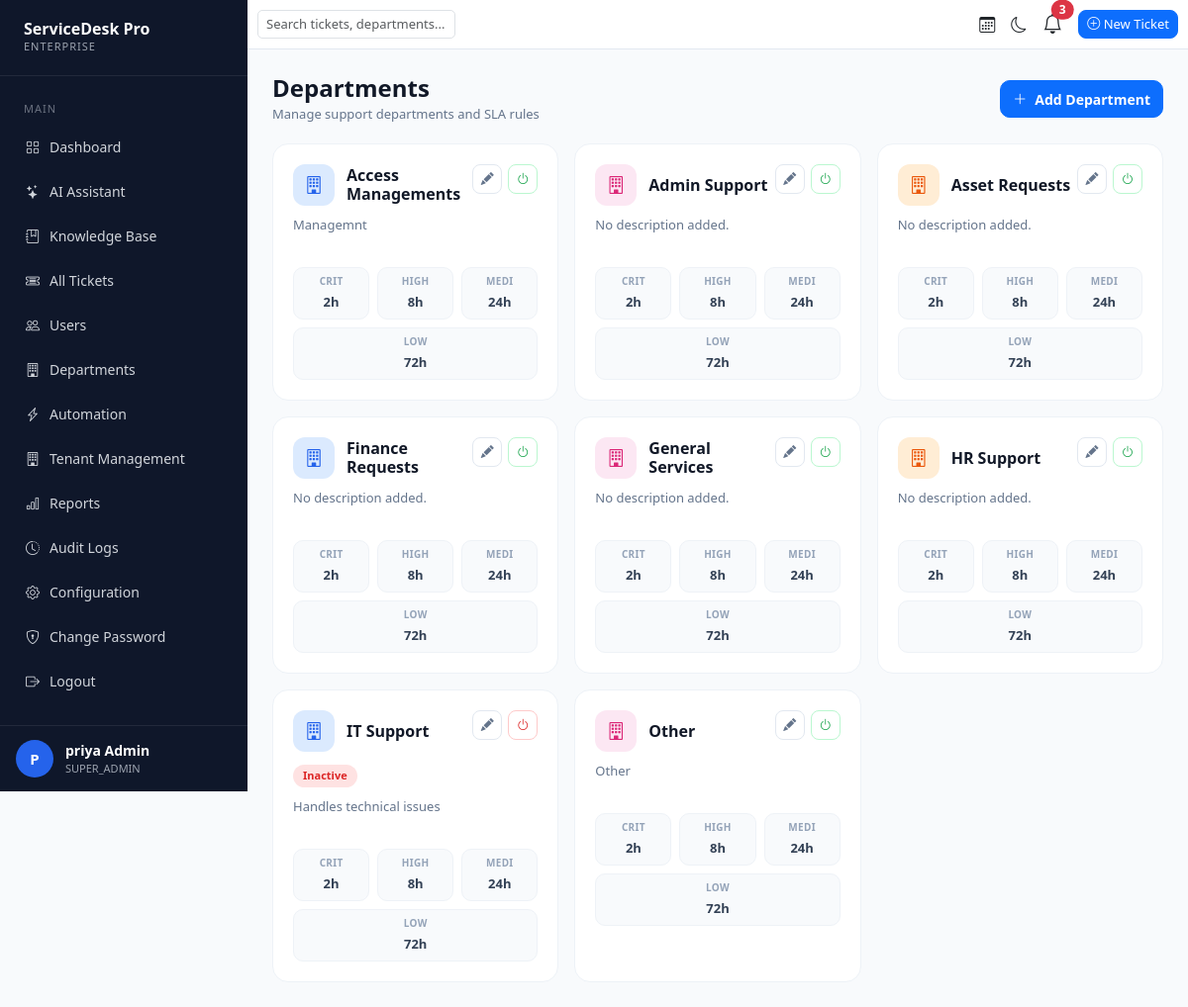
The page /departments/ (signed in) on the database its author committed.
### accounts/models.py (models this page shows, shortened)
class User(AbstractUser):
    ROLE_CHOICES = (
        ('SUPER_ADMIN', 'Super Admin'),
        ('ADMIN', 'Admin'),
        ('AGENT', 'Agent'),
        ('EMPLOYEE', 'Employee'),
    )
    email = models.EmailField(unique=True)
    role = models.CharField(
        max_length=20,
        choices=ROLE_CHOICES,
        default='EMPLOYEE'
    )
    phone = models.CharField(
        max_length=15,
        blank=True,
        null=True
    )
    profile_image = models.ImageField(
        upload_to='profile_images/',
        blank=True,
        null=True
    )
    department = models.ForeignKey(
        'departments.Department',
        on_delete=models.SET_NULL,
        blank=True,
        null=True
    )
    tenant = models.ForeignKey(
        'tenants.Tenant',
        on_delete=models.SET_NULL,
        blank=True,
        null=True,
        related_name='users'
    )
    is_locked = models.BooleanField(
        default=False
    )
    USERNAME_FIELD = 'email'
    REQUIRED_FIELDS = ['username']

### departments/models.py (models this page shows, shortened)
class Department(models.Model):
    name = models.CharField(max_length=100)
    description = models.TextField(blank=True)
    is_active = models.BooleanField(default=True)
    tenant = models.ForeignKey(
        'tenants.Tenant',
        on_delete=models.SET_NULL,
        blank=True,
        null=True,
        related_name='departments'
    )
    sla_critical = models.PositiveIntegerField(default=2)
    sla_high = models.PositiveIntegerField(default=8)
    sla_medium = models.PositiveIntegerField(default=24)
    sla_low = models.PositiveIntegerField(default=72)
    created_at = models.DateTimeField(auto_now_add=True)

### departments/views.py (the view)
# urls.py: path("", department_list, name="department_list"),
@login_required
def department_list(request):
    if request.user.role not in ['ADMIN', 'SUPER_ADMIN']:
        return redirect('dashboard')
    departments = Department.objects.all().order_by('name')
    if request.user.role != 'SUPER_ADMIN':
        departments = departments.filter(tenant=request.user.tenant)
    return render(
        request,
        'department_list.html',
        {
            'departments': departments
        }
    )

### tickets/context_processors.py (called while the page is built)
def notification_context(request):
    if request.user.is_authenticated:
        notifications = Notification.objects.filter(
            user=request.user
        )[:5]
        unread_count = Notification.objects.filter(
            user=request.user,
            is_read=False
        ).count()
        return {
            "notifications": notifications,
            "unread_notifications": unread_count
        }
    return {}

### templates/department_list.html (shortened to what this page needs)
{% extends 'base.html' %}
{% block content %}
<div class="dept-page">
    <div class="page-header">
        <div>
            <h2 class="page-title">Departments</h2>
            <p class="page-subtitle">Manage support departments and SLA rules</p>
        </div>
        <div>
            <button type="button" class="btn btn-primary add-btn"
                    data-bs-toggle="modal" data-bs-target="#addDepartmentModal">
                <i class="bi bi-plus-lg me-2"></i>
                Add Department
            </button>
        </div>
    </div>
    <div class="row g-3">
        {% for department in departments %}
            <div class="col-xl-4 col-md-6 dept-col">
                <div class="dept-card">
                    <div class="dept-card-top">
                        <div class="dept-icon-name">
                            <div class="dept-icon">
                                <i class="bi bi-building"></i>
                            </div>
                            <h5 class="dept-name">{{ department.name }}</h5>
                        </div>
                        <div class="dept-actions">
                            <button type="button" title="Edit"
                                    data-bs-toggle="modal"
                                    data-bs-target="#editDepartmentModal{{ department.id }}">
                                <i class="bi bi-pencil-fill"></i>
                            </button>
                            <form method="post" action="{% url 'toggle_department' department.id %}">
                                <button type="submit"
                                        title="{% if department.is_active %}Deactivate{% else %}Activate{% endif %}"
                                        class="{% if department.is_active %}power-on{% else %}power-off{% endif %}">
                                    <i class="bi bi-power"></i>
                                </button>
                            </form>
                        </div>
                    </div>
                    {% if not department.is_active %}
                        <span class="dept-inactive-badge">Inactive</span>
                    {% endif %}
                    <p class="dept-description">
                        {{ department.description|default:"No description added." }}
                    </p>
                    <div class="dept-sla-row">
                        <div class="dept-sla">
                            <span class="dept-sla-label">CRIT</span>
                            <span class="dept-sla-value">{{ department.sla_critical }}h</span>
                        </div>
                        <div class="dept-sla">
                            <span class="dept-sla-label">HIGH</span>
                            <span class="dept-sla-value">{{ department.sla_high }}h</span>
                        </div>
                        <div class="dept-sla">
                            <span class="dept-sla-label">MEDI</span>
                            <span class="dept-sla-value">{{ department.sla_medium }}h</span>
                        </div>
                        <div class="dept-sla">
                            <span class="dept-sla-label">LOW</span>
                            <span class="dept-sla-value">{{ department.sla_low }}h</span>
                        </div>
                    </div>
                </div>
            </div>
        {% endfor %}
    </div>
</div>
{% endblock %}

### templates/base.html (shortened to what this page needs)
<!DOCTYPE html>
<html lang="en">
<head>
    <link href="https://cdn.jsdelivr.net/npm/bootstrap@5.3.3/dist/css/bootstrap.min.css" rel="stylesheet">
    <link rel="stylesheet" href="https://cdn.jsdelivr.net/npm/bootstrap-icons@1.11.3/font/bootstrap-icons.min.css">
</head>
<body>
<div class="sidebar">
    <div class="logo">
        <h3>ServiceDesk Pro</h3>
        <p>ENTERPRISE</p>
    </div>
    <div class="menu">
        <div class="menu-title">Main</div>
        <a href="{% url 'dashboard' %}">
            <i class="bi bi-grid"></i> Dashboard
        </a>
        <a href="{% url 'ai_assistant' %}">
            <i class="bi bi-stars"></i> AI Assistant
        </a>
        <a href="{% url 'knowledge_base_list' %}">
            <i class="bi bi-journal-bookmark"></i> Knowledge Base
        </a>
        {% if request.user.role == 'ADMIN' or request.user.role == 'SUPER_ADMIN' %}
        <a href="{% url 'all_tickets' %}">
            <i class="bi bi-ticket-detailed"></i> All Tickets
        </a>
        <a href="{% url 'users_list' %}">
            <i class="bi bi-people"></i> Users
        </a>
        <a href="{% url 'department_list' %}">
            <i class="bi bi-building"></i> Departments
        </a>
        <a href="{% url 'automation_list' %}">
            <i class="bi bi-lightning-charge"></i> Automation
        </a>
        {% if request.user.role == 'SUPER_ADMIN' %}
        <a href="{% url 'tenant_list' %}">
            <i class="bi bi-building"></i> Tenant Management
        </a>
        {% endif %}
        <a href="{% url 'reports' %}">
            <i class="bi bi-bar-chart"></i> Reports
        </a>
        <a href="{% url 'audit_logs' %}">
            <i class="bi bi-clock-history"></i> Audit Logs
        </a>
        <a href="{% url 'config_home' %}">
            <i class="bi bi-gear"></i> Configuration
        </a>
        {% endif %}
        <a href="{% url 'change_password' %}">
            <i class="bi bi-shield-lock"></i> Change Password
        </a>
        <a href="{% url 'logout' %}">
            <i class="bi bi-box-arrow-right"></i> Logout
        </a>
    </div>
   <div class="sidebar-footer">
        <div class="avatar">
            {{ request.user.first_name|first|default:"U"|upper }}
        </div>
        <div class="user-box">
            <strong>
                {{ request.user.first_name }} {{ request.user.last_name }}
            </strong>
            <span>
                {{ request.user.role }}
            </span>
        </div>
    </div>
</div>
<div class="content">
    <div class="navbar-custom">
        <div class="d-flex justify-content-between align-items-center h-100 w-100">
            <div class="search-box">
                <input type="text" id="openSearch" class="form-control"
                       placeholder="Search tickets, departments..." readonly>
            </div>
            <div class="d-flex align-items-center">
                <i class="bi bi-calendar3 me-3"></i>
                <i id="themeToggle"
                   class="bi bi-moon me-3"
                   style="cursor:pointer;"></i>
                <div class="dropdown me-3">
                    <button class="btn p-0 border-0 bg-transparent position-relative" type="button"
                        data-bs-toggle="dropdown" aria-expanded="false">
                        <i class="bi bi-bell fs-5"></i>
                        {% if unread_notifications > 0 %}
                        <span class="position-absolute top-0 start-100 translate-middle badge rounded-pill bg-danger">
                            {{ unread_notifications }}
                        </span>
                        {% endif %}
                    </button>
                </div>
                <a href="{% url 'create_ticket' %}"
                   class="btn btn-primary new-ticket-btn">
                    <i class="bi bi-plus-circle"></i> New Ticket
                </a>
            </div>
        </div>
    </div>
    <div class="page-content">
        {% block content %}
        {% endblock %}
    </div>
</div>

### templates/base.html (style rules this page uses)
body { margin:0; background:#f8fafc; font-family:Segoe UI,sans-serif; }
.sidebar { width:250px; height:100vh; position:fixed; left:0; top:0; background:#0f172a; color:white; display:flex; flex-direction:column; }
.logo { padding:20px 24px; border-bottom:1px solid rgba(255,255,255,.08); }
.logo h3 { margin:0; font-size:16px; font-weight:700; color:white; }
.logo p { margin:0; font-size:11px; color:#9ca3af; letter-spacing:1px; }
.menu { padding:15px 12px; }
.menu-title { font-size:11px; color:#6b7280; text-transform:uppercase; letter-spacing:1px; margin:10px 12px; }
.menu a { display:flex; align-items:center; gap:10px; padding:10px 14px; margin-bottom:4px; font-size:14px; font-weight:500; color:#d1d5db; text-decoration:none; border-radius:10px; transition:.2s; }
.user-box { display:flex; flex-direction:column; gap:0; }
.user-box strong { color:#ffffff; font-size:14px; font-weight:600; }
.user-box span { color:#9ca3af; font-size:11px; text-transform:uppercase; }
.sidebar-footer { position:absolute; bottom:0; width:100%; padding:14px 16px; border-top:1px solid rgba(255,255,255,.08); display:flex; align-items:center; gap:12px; }
.avatar { width:38px; height:38px; border-radius:50%; background:#2563eb; color:white; display:flex; align-items:center; justify-content:center; font-size:15px; font-weight:600; }
.content { margin-left:250px; }
.navbar-custom { background:white; height:50px; border-bottom:1px solid #e2e8f0; padding:0 10px; }
.page-content { padding:25px; }
.search-box { width:200px; min-width:200px; flex-shrink:0; }
.search-box input { width:100%; border-radius:5px; font-size:13px; padding:4px 8px; }
.new-ticket-btn { border-radius:08px; font-size: 13px; padding: 4px 08px; }

### templates/department_list.html (style rules this page uses)
.dept-page { animation:fadeIn .25s ease; }
.page-header { display:flex; justify-content:space-between; align-items:center; margin-bottom:20px; flex-wrap:wrap; gap:16px; }
.page-title { font-size:24px; font-weight:700; color:#111827; margin-bottom:2px; }
.page-subtitle { color:#64748b; font-size:13px; margin:0; }
.add-btn { height:38px; border-radius:10px; font-size:14px; font-weight:600; display:flex; align-items:center; justify-content:center; }
.dept-card { background:#fff; border:1px solid #edf2f7; border-radius:16px; padding:20px; height:100%; transition:.2s; }
.dept-card-top { display:flex; justify-content:space-between; align-items:flex-start; margin-bottom:10px; }
.dept-icon-name { display:flex; align-items:center; gap:12px; }
.dept-icon { width:42px; height:42px; border-radius:12px; display:flex; align-items:center; justify-content:center; font-size:18px; flex-shrink:0; background:#dbeafe; color:#2563eb; }
.dept-name { font-size:16px; font-weight:700; color:#111827; margin:0; }
.dept-actions { display:flex; gap:6px; }
.dept-actions button { width:30px; height:30px; border-radius:8px; border:1px solid #e2e8f0; background:#fff; display:flex; align-items:center; justify-content:center; color:#64748b; font-size:13px; }
.dept-actions .power-on { color:#16a34a; border-color:#bbf7d0; }
.dept-actions .power-off { color:#dc2626; border-color:#fecaca; }
.dept-description { font-size:13px; color:#64748b; margin-bottom:16px; min-height:36px; }
.dept-sla-row { display:flex; gap:8px; flex-wrap:wrap; }
.dept-sla { flex:1; min-width:60px; background:#f8fafc; border:1px solid #eef2f7; border-radius:10px; text-align:center; padding:6px 4px; }
.dept-sla-label { font-size:10px; font-weight:700; letter-spacing:.03em; color:#94a3b8; display:block; }
.dept-sla-value { font-size:13px; font-weight:700; color:#334155; }
.dept-inactive-badge { display:inline-block; background:#fee2e2; color:#dc2626; font-size:11px; font-weight:600; padding:3px 10px; border-radius:20px; margin-bottom:10px; }
.dept-col:nth-child(6n+1) .dept-icon { background:#dbeafe; color:#2563eb; }
.dept-col:nth-child(6n+3) .dept-icon { background:#fce7f3; color:#db2777; }
.dept-col:nth-child(6n+5) .dept-icon { background:#ffedd5; color:#ea580c; }

### rows shown on the page
User: user.first_name|first "P", user.first_name "priya Admin", user.role "SUPER_ADMIN"
Department: name "Access Managements", description "Managemnt", sla_critical "2", sla_high "8", sla_medium "24", sla_low "72"
Department: name "Admin Support", description "No description added.", sla_critical "2", sla_high "8", sla_medium "24", sla_low "72"
Department: name "Asset Requests", description "No description added.", sla_critical "2", sla_high "8", sla_medium "24", sla_low "72"
Department: name "Finance Requests", description "No description added.", sla_critical "2", sla_high "8", sla_medium "24", sla_low "72"
Department: name "General Services", description "No description added.", sla_critical "2", sla_high "8", sla_medium "24", sla_low "72"
Department: name "HR Support", description "No description added.", sla_critical "2", sla_high "8", sla_medium "24", sla_low "72"
Department: name "IT Support", is_active "Inactive", description "Handles technical issues", sla_critical "2", sla_high "8", sla_medium "24", sla_low "72"
Department: name "Other", description "Other", sla_critical "2", sla_high "8", sla_medium "24", sla_low "72"

### other values the page prints
{{ unread_notifications }} "3"
